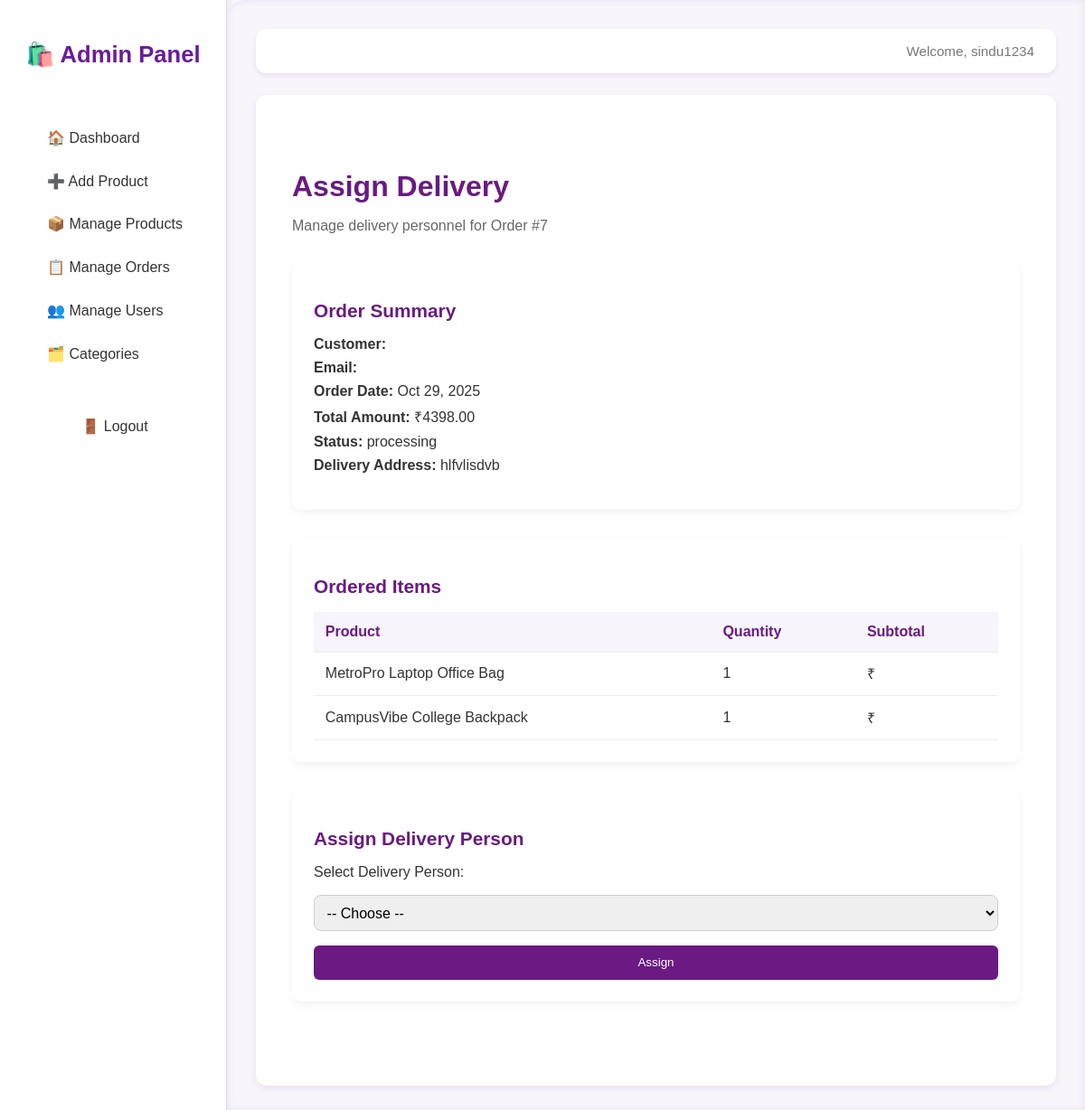
The app's page /admin-panel/order/assign/7/ (signed in) with its own data.
### shop/models.py (models this page shows, shortened)
class User(AbstractUser):
    ROLE_CHOICES = (
        ('customer', 'Customer'),
        ('admin', 'Admin'),
        ('delivery', 'Delivery'),
    )
    role = models.CharField(max_length=20, choices=ROLE_CHOICES, default='customer')
    phone = models.CharField(max_length=15, blank=True, null=True)
    address = models.TextField(blank=True, null=True)

class Order(models.Model):
    STATUS_CHOICES = (
        ('pending', 'Pending'),
        ('processing', 'Processing'),
        ('shipped', 'Shipped'),
        ('delivered', 'Delivered'),
        ('cancelled', 'Cancelled'),
    )
    PAYMENT_METHODS = (
        ('COD', 'Cash on Delivery'),
        ('Online', 'Online Payment'),
    )
    customer = models.ForeignKey(User, on_delete=models.CASCADE, related_name='orders')
    delivery_person = models.ForeignKey(
        User, on_delete=models.SET_NULL, null=True, blank=True,
        limit_choices_to={'role': 'delivery'}, related_name='deliveries'
    )
    status = models.CharField(max_length=50, choices=STATUS_CHOICES, default='pending')
    payment_method = models.CharField(max_length=20, choices=PAYMENT_METHODS)
    total_amount = models.DecimalField(max_digits=10, decimal_places=2)
    address = models.TextField()
    created_at = models.DateTimeField(auto_now_add=True)
    class Meta:
        ordering = ['-created_at']

class OrderItem(models.Model):
    order = models.ForeignKey(Order, on_delete=models.CASCADE, related_name='items')
    product = models.ForeignKey(Product, on_delete=models.CASCADE)
    quantity = models.PositiveIntegerField(default=1)
    price = models.DecimalField(max_digits=10, decimal_places=2)

class Product(models.Model):
    name = models.CharField(max_length=200)
    category = models.ForeignKey(Category, on_delete=models.CASCADE, related_name='products')
    price = models.DecimalField(max_digits=10, decimal_places=2)
    description = models.TextField()
    image = models.ImageField(
    upload_to='products/',
    blank=True,
    null=True,
    default='products/default.jpg'
    )
    stock = models.PositiveIntegerField()
    is_featured = models.BooleanField(default=False)
    created_at = models.DateTimeField(auto_now_add=True)
    class Meta:
        ordering = ['-created_at']

### shop/views.py (the view, shortened to what this page needs)
# urls.py: path('admin-panel/order/assign/<int:order_id>/', views.assign_delivery, name='assign_delivery'),
@login_required(login_url='login')
def assign_delivery(request, order_id):
    order = get_object_or_404(Order, id=order_id)
    delivery_persons = User.objects.filter(role='delivery')
    return render(request, 'admin/assign_delivery.html', {
        'order': order,
        'delivery_persons': delivery_persons
    })

### templates/admin/assign_delivery.html (shortened to what this page needs)
{% extends 'admin_base.html' %}
{% load static %}
{% block extra_css %}
<link rel="stylesheet" href="{% static 'css/admin_assign_delivery.css' %}">
{% endblock %}
{% block content %}
<div class="admin-container">
  <div class="page-header">
    <h1>Assign Delivery</h1>
    <p>Manage delivery personnel for Order #{{ order.id }}</p>
  </div>
  <div class="order-summary">
    <h2>Order Summary</h2>
    <ul>
      <li><strong>Customer:</strong> {{ order.user.username }}</li>
      <li><strong>Email:</strong> {{ order.user.email }}</li>
      <li><strong>Order Date:</strong> {{ order.created_at|date:"M d, Y" }}</li>
      <li><strong>Total Amount:</strong> ₹{{ order.total_amount }}</li>
      <li><strong>Status:</strong> {{ order.status }}</li>
      <li><strong>Delivery Address:</strong> {{ order.address }}</li>
    </ul>
  </div>
  <div class="order-items">
    <h2>Ordered Items</h2>
    <table>
      <thead>
        <tr>
          <th>Product</th>
          <th>Quantity</th>
          <th>Subtotal</th>
        </tr>
      </thead>
      <tbody>
        {% for item in order.items.all %}
        <tr>
          <td>{{ item.product.name }}</td>
          <td>{{ item.quantity }}</td>
          <td>₹{{ item.subtotal }}</td>
        </tr>
        {% endfor %}
      </tbody>
    </table>
  </div>
  <div class="assign-delivery">
    <h2>Assign Delivery Person</h2>
    <form method="POST" action="{% url 'assign_delivery' order.id %}">
      <label for="delivery_person">Select Delivery Person:</label>
      <select name="delivery_person" id="delivery_person" required>
        <option value="">-- Choose --</option>
      </select>
      <button type="submit" class="btn">Assign</button>
    </form>
  </div>
</div>
{% endblock %}

### templates/admin_base.html (shortened to what this page needs)
{% load static %}
<!DOCTYPE html>
<html lang="en">
<head>
    <link rel="stylesheet" href="{% static 'css/admin_base.css' %}">
    {% block extra_css %}
    {% endblock %}
</head>
<body>
<div class="admin-wrapper">
    <aside class="sidebar">
        <div class="logo">
            <h2>🛍️ Admin Panel</h2>
        </div>
        <nav>
            <ul>
                <li><a href="{% url 'admin_dashboard' %}" class="nav-link">🏠 Dashboard</a></li>
                <li><a href="{% url 'add_product' %}" class="nav-link">➕ Add Product</a></li>
                <li><a href="{% url 'manage_products' %}" class="nav-link">📦 Manage Products</a></li>
                <li><a href="{% url 'manage_orders' %}" class="nav-link">📋 Manage Orders</a></li>
                <li><a href="{% url 'manage_users' %}" class="nav-link">👥 Manage Users</a></li>
                <li><a href="{% url 'manage_categories' %}" class="nav-link">🗂️ Categories</a></li>
                <li><a href="{% url 'logout' %}" class="nav-link logout">🚪 Logout</a></li>
            </ul>
        </nav>
    </aside>
    <main class="main-content">
        <header class="admin-header">
            <p>Welcome, {{ user.username }}</p>
        </header>
        <section class="admin-content">
            {% block content %}{% endblock %}
        </section>
    </main>
</div>
</body>
</html>

### static/css/admin_base.css (style rules this page uses)
:root { --primary: #6a1b9a; --primary-light: #9c27b0; --background: #f8f6fb; --white: #ffffff; --text-dark: #333; --text-light: #777; --border: #e0d7f8; --shadow: rgba(106, 27, 154, 0.1); }
body { font-family: 'Poppins', sans-serif; margin: 0; background-color: var(--background); color: var(--text-dark); display: flex; height: 100vh; overflow: hidden; }
.admin-wrapper { display: flex; width: 100%; height: 100%; }
.sidebar { width: 250px; background: var(--white); color: var(--primary); display: flex; flex-direction: column; align-items: center; padding: 1.5rem 0; box-shadow: 2px 0 10px var(--shadow); border-right: 1px solid var(--border); }
.sidebar .logo { text-align: center; margin-bottom: 2rem; }
.sidebar .logo h2 { font-size: 1.6rem; font-weight: 600; color: var(--primary); }
.sidebar nav ul { list-style: none; padding: 0; width: 100%; margin: 0; }
.sidebar nav ul li { width: 100%; }
.sidebar nav ul li a { display: block; padding: 0.9rem 1.2rem; text-decoration: none; color: var(--text-dark); font-weight: 500; transition: 0.3s ease; border-left: 4px solid transparent; }
.sidebar .logout { margin-top: 2rem; text-align: center; }
.main-content { flex-grow: 1; background: var(--background); padding: 2rem; overflow-y: auto; border-top-left-radius: 20px; box-shadow: inset 0 0 10px var(--shadow); }
.admin-header { display: flex; justify-content: space-between; align-items: center; background: var(--white); padding: 1rem 1.5rem; border-radius: 12px; box-shadow: 0 3px 6px var(--shadow); margin-bottom: 1.5rem; }
.admin-header p { color: var(--text-light); font-size: 0.95rem; margin: 0; }
.admin-content { background: var(--white); padding: 1.5rem; border-radius: 12px; box-shadow: 0 3px 8px var(--shadow); min-height: calc(100vh - 180px); }
.btn { background-color: var(--primary); color: var(--white); border: none; border-radius: 8px; padding: 0.6rem 1.2rem; cursor: pointer; transition: 0.3s ease; font-weight: 500; }

### static/css/admin_assign_delivery.css (style rules this page uses)
.admin-container { max-width: 1000px; margin: 0 auto; padding: 2rem 1rem; font-family: 'Poppins', sans-serif; }
.page-header h1 { color: #6a1a82; font-size: 2rem; margin-bottom: 0.3rem; }
.page-header p { color: #666; margin-bottom: 2rem; }
.order-summary, .order-items, .assign-delivery { background: #fff; border-radius: 10px; padding: 1.5rem; box-shadow: 0 4px 10px rgba(0, 0, 0, 0.05); margin-bottom: 2rem; }
.order-summary h2, .order-items h2, .assign-delivery h2 { color: #6a1a82; margin-bottom: 1rem; font-size: 1.3rem; }
.order-summary ul { list-style: none; padding: 0; }
.order-summary li { margin-bottom: 0.5rem; color: #333; }
table { width: 100%; border-collapse: collapse; margin-top: 1rem; }
th, td { text-align: left; padding: 0.8rem; border-bottom: 1px solid #eee; }
th { background: #f8f4fb; color: #6a1a82; }
.assign-delivery form { display: flex; flex-direction: column; gap: 1rem; }
.assign-delivery select { padding: 0.6rem; border-radius: 8px; border: 1px solid #ccc; font-size: 1rem; }
.btn { background: #6a1a82; color: #fff; border: none; border-radius: 6px; padding: 0.7rem 1.2rem; cursor: pointer; transition: background 0.3s; }

### records on screen
User: username "sindu1234"
Order: id "7", created_at "Oct 29, 2025", total_amount "4398.00", status "processing", address "hlfvlisdvb"
OrderItem: product.name "MetroPro Laptop Office Bag", quantity "1"
OrderItem: product.name "CampusVibe College Backpack", quantity "1"
